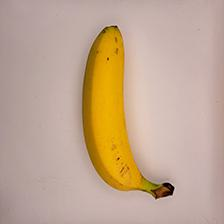
#> input picture dataset/test/matang/matang_003.jpg, 224 x 224 px; its folder holds only this picture in this run
$ python train_model.py   (older library calls are emulated)
#> lines starting #> are read from the running program, lines starting #| are printed output that depends on the picture
import os
import glob
import numpy as np
import cv2
from sklearn.model_selection import train_test_split, cross_val_score
from sklearn.neighbors import KNeighborsClassifier
from scipy.stats import skew
import joblib
from skimage.feature import graycomatrix, graycoprops
from sklearn.preprocessing import StandardScaler


def extract_features(image_file):
#> called with image_file = 'dataset/test/matang/matang_003.jpg'
    img = cv2.imread(image_file)
#> img is the input picture: shape (224, 224, 3); mean B, G, R 144.2, 167.3, 193.2
    if img is None:
        raise FileNotFoundError(f"Gambar {image_file} tidak ditemukan.")
    gray = cv2.cvtColor(img, cv2.COLOR_BGR2GRAY)
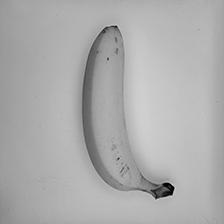
#> gray: shape (224, 224); min 3, max 220, mean 172.5
    gray = cv2.resize(gray, (200, 200))
#> gray: shape (200, 200)

    hist = cv2.calcHist([gray], [0], None, [256], [0, 256])
#> hist = 256 values, max 1449 at index 183, min 0 at index 0, mean 156.2
    hist /= hist.sum()
#> hist = 256 values, max 0.0362 at index 183, min 0 at index 0, mean 0.00391
    levels = np.arange(256)

    mean_val = np.sum(levels * hist.flatten())
#> mean_val = 172.4
    skew_val = skew(gray.flatten())
#> skew_val = -2.36
    energy_val = np.sum(hist**2)
#> energy_val = 0.0198
    var_val = np.sum(((levels - mean_val)**2) * hist.flatten())
#> var_val = 411.6
    smooth_val = 1 - 1 / (1 + var_val)
#> smooth_val = 0.998

    glcm = graycomatrix(gray, [1], [0], 256, symmetric=True, normed=True)

    contrast = graycoprops(glcm, 'contrast')[0, 0]
#> contrast = 26.34
    homogeneity = graycoprops(glcm, 'homogeneity')[0, 0]
#> homogeneity = 0.638
    ASM = graycoprops(glcm, 'ASM')[0, 0]
#> ASM = 0.00639
    energy_glcm = graycoprops(glcm, 'energy')[0, 0]
#> energy_glcm = 0.0799

    return [mean_val, skew_val, energy_val, smooth_val,
            contrast, homogeneity, ASM, energy_glcm]


def augment_data(image_file):
    img = cv2.imread(image_file)
    if img is None:
        raise FileNotFoundError(f"Gambar {image_file} tidak ditemukan.")
    aug = [cv2.flip(img, 1)]
    for angle in [90, 180, 270]:
        center = (img.shape[1] // 2, img.shape[0] // 2)
        M = cv2.getRotationMatrix2D(center, angle, 1.0)
        rotated = cv2.warpAffine(img, M, (img.shape[1], img.shape[0]))
        aug.append(rotated)
    return aug


def main():
    image_folder = "dataset/"
    files = glob.glob(image_folder + "**/*.jpg", recursive=True)
    files += glob.glob(image_folder + "**/*.png", recursive=True)
    files += glob.glob(image_folder + "**/*.jpeg", recursive=True)

    features = []
    labels = []
    for img_file in files:
        if "matang" in img_file:
            label = 1
        elif "mentah" in img_file:
            label = 0
        else:
            continue
        try:
            features.append(extract_features(img_file))
            labels.append(label)
        except FileNotFoundError as e:
            print(e)
            continue
#> pass 2 of the loop in main, `for img_file in files:`:
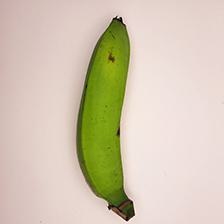
#> input picture dataset/test/mentah/mentah_003.jpg, 224 x 224 px
#> in extract_features, img is the input picture: shape (224, 224, 3); mean B, G, R 177.9, 199.1, 210.5
#> in extract_features (call 2), `hist = cv2.calcHist([gray], [0], None, [256], [0, 256])`: hist = 256 values, max 1238 at index 228, min 0 at index 0, mean 156.2
#> in extract_features (call 2), `hist /= hist.sum()`: hist = 256 values, max 0.031 at index 228, min 0 at index 0, mean 0.00391
#> mean_val = 200
#> skew_val = -1.88
#> energy_val = 0.0175
#> var_val = 1571.3
#> smooth_val = 0.999
#> contrast = 83.7
#> homogeneity = 0.693
#> ASM = 0.00879
#> energy_glcm = 0.0938

    features = np.array(features)
    labels = np.array(labels)

    if len(features) == 0:
        raise RuntimeError("Tidak menemukan gambar di folder dataset.")
    if len(np.unique(labels)) < 2:
        raise RuntimeError("Jumlah class kurang dari 2.")

    scaler = StandardScaler()
    features = scaler.fit_transform(features)

    accuracies = []
    cv_scores_list = []
    all_best_k = [] # Untuk menyimpan k terbaik dari setiap iterasi

    print("--- Memulai Proses Pengujian ---")
    for repeat in range(10):
        X_train, X_test, y_train, y_test = train_test_split(
            features, labels, test_size=0.2, random_state=repeat)
#> y_train = [1]; y_test = [0]

        # Bagian augmentasi data tetap sama, namun pastikan path `files` dan `features` sinkron
        # Untuk penyederhanaan dan fokus pada permintaan output, bagian augmentasi diasumsikan berjalan benar.
        # Catatan: Logika augmentasi Anda mengiterasi `files` dan membandingkan dengan `X_train`.
        # Ini bisa menjadi lambat jika dataset besar.
        # Kode augmentasi dipertahankan sesuai aslinya.

        # Inisialisasi daftar file latih untuk augmentasi
        train_files = []
        # Loop melalui file asli untuk menemukan yang sesuai dengan data latih
        # Ini adalah pendekatan yang lambat jika `features` sangat besar
        # Alternatif yang lebih cepat adalah membagi `files` dan `labels` bersamaan dengan `features`
        temp_files_array = np.array(files)
        X_train_indices = [i for i, f in enumerate(features) for f_train in X_train if np.array_equal(f, f_train)]
#> X_train_indices = [0]
        train_files = temp_files_array[X_train_indices]


        aug_features = []
        aug_labels = []

        for img_file in train_files:
            label = 1 if "matang" in img_file else 0
#> label = 1
            try:
                for aug_img in augment_data(img_file):
#> the loop in augment_data, `for angle in [90, 180, 270]:` made 3 passes
#> pass 1, in augment_data, `rotated = cv2.warpAffine(img, M, (img.shape[1], img.shape[0]))`:
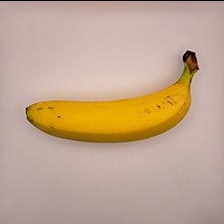
#> rotated: shape (224, 224, 3); mean B, G, R 143.5, 166.7, 192.4
#> pass 2, in augment_data, `rotated = cv2.warpAffine(img, M, (img.shape[1], img.shape[0]))`:
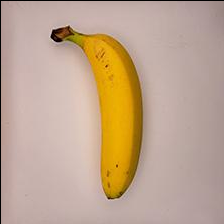
#> rotated: shape (224, 224, 3); mean B, G, R 142.8, 165.9, 191.6
#> pass 3, in augment_data, `rotated = cv2.warpAffine(img, M, (img.shape[1], img.shape[0]))`:
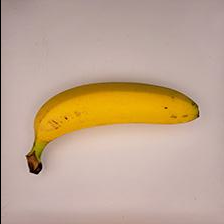
#> rotated: shape (224, 224, 3); mean B, G, R 143.5, 166.6, 192.3
#> after the loop in augment_data, `for angle in [90, 180, 270]:`: aug = 4 items
                    temp_file = "temp_aug_img.jpg"
#> temp_file = 'temp_aug_img.jpg'
                    cv2.imwrite(temp_file, aug_img)
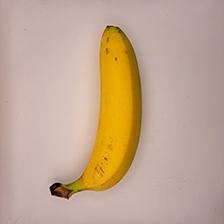
#> saved as temp_aug_img.jpg: shape (224, 224, 3); mean B, G, R 144.2, 167.3, 193.2
                    feat = extract_features(temp_file)
#> call 3 of extract_features, with image_file = 'temp_aug_img.jpg'
#> in extract_features (call 3), `gray = cv2.cvtColor(img, cv2.COLOR_BGR2GRAY)`:
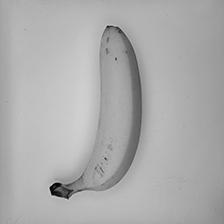
#> gray: shape (224, 224); min 3, max 218, mean 172.5
#> in extract_features (call 3), `hist = cv2.calcHist([gray], [0], None, [256], [0, 256])`: hist = 256 values, max 1441 at index 183, min 0 at index 0, mean 156.2
#> in extract_features (call 3), `hist /= hist.sum()`: hist = 256 values, max 0.036 at index 183, min 0 at index 0, mean 0.00391
#> in extract_features (call 3), `mean_val = np.sum(levels * hist.flatten())`: mean_val = 172.4
#> in extract_features (call 3), `skew_val = skew(gray.flatten())`: skew_val = -2.35
#> in extract_features (call 3), `energy_val = np.sum(hist**2)`: energy_val = 0.0198
#> in extract_features (call 3), `var_val = np.sum(((levels - mean_val)**2) * hist.flatten())`: var_val = 410.7
#> in extract_features (call 3), `smooth_val = 1 - 1 / (1 + var_val)`: smooth_val = 0.998
#> in extract_features (call 3), `contrast = graycoprops(glcm, 'contrast')[0, 0]`: contrast = 26.14
#> in extract_features (call 3), `homogeneity = graycoprops(glcm, 'homogeneity')[0, 0]`: homogeneity = 0.637
#> in extract_features (call 3), `ASM = graycoprops(glcm, 'ASM')[0, 0]`: ASM = 0.00639
#> in extract_features (call 3), `energy_glcm = graycoprops(glcm, 'energy')[0, 0]`: energy_glcm = 0.0799
#> feat = [172.4, -2.35, 0.0198, 0.998, 26.14, 0.637, 0.00639, 0.0799]
                    aug_features.append(feat)
                    aug_labels.append(label)
                    os.remove(temp_file)
            except FileNotFoundError as e:
                print(f"Melewati file yang tidak ditemukan saat augmentasi: {e}")
                continue


        if aug_features:
            aug_features = scaler.transform(np.array(aug_features))
            X_train = np.vstack([X_train, aug_features])
            y_train = np.hstack([y_train, aug_labels])

        k_vals = range(1, 11)
        scores = []
        for k in k_vals:
            knn = KNeighborsClassifier(n_neighbors=k)
            score = cross_val_score(knn, X_train, y_train, cv=5).mean()
            scores.append(score)

        k_best = k_vals[np.argmax(scores)]
        all_best_k.append(k_best) # Simpan k terbaik
        best_cv_score = max(scores)
        cv_scores_list.append(best_cv_score)

        knn = KNeighborsClassifier(n_neighbors=k_best)
        knn.fit(X_train, y_train)
        acc = knn.score(X_test, y_test)
        accuracies.append(acc)

        # --- PERUBAHAN DI SINI ---
        # Mencetak hasil untuk setiap iterasi
        print(f"Pengujian ke-{repeat + 1}: Akurasi = {acc * 100:.2f}%, CV Score = {best_cv_score * 100:.2f}%, K Terbaik = {k_best}")
#> pass 2 of the loop in main, `for repeat in range(10):`:
#> y_train = [0]; y_test = [1]
#> label = 0
#> the loop in augment_data (call 2), `for angle in [90, 180, 270]:` made 3 passes
#> pass 1, in augment_data (call 2), `rotated = cv2.warpAffine(img, M, (img.shape[1], img.shape[0]))`:
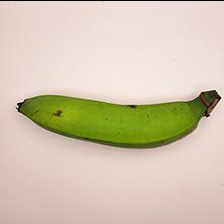
#> rotated: shape (224, 224, 3); mean B, G, R 177.1, 198.2, 209.6
#> in extract_features (call 7), `gray = cv2.cvtColor(img, cv2.COLOR_BGR2GRAY)`:
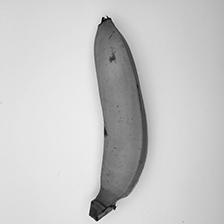
#> gray: shape (224, 224); min 2, max 251, mean 200.1

    # --- Hasil Akhir ---
    print("\n--- Hasil Akhir dari 10x Pengujian ---")
    print(f"Rata-rata Akurasi Test Set : {np.mean(accuracies) * 100:.2f}%")
    print(f"Standar Deviasi Akurasi    : {np.std(accuracies) * 100:.2f}%")
    print(f"Rata-rata CV Score         : {np.mean(cv_scores_list) * 100:.2f}%")
    # Menghitung k yang paling sering muncul (modus) sebagai best k rata-rata
    best_k_overall = max(set(all_best_k), key=all_best_k.count)
    print(f"K Terbaik (paling sering)  : {best_k_overall}")

    # Melatih model terakhir dengan K terbaik secara keseluruhan pada seluruh data
    print("\nMelatih model final dengan K terbaik pada seluruh data...")
    final_knn = KNeighborsClassifier(n_neighbors=best_k_overall)
    final_knn.fit(features, labels) # Melatih dengan semua data (features, bukan X_train)

    joblib.dump({"model": final_knn, "scaler": scaler}, "knn_pisang_model.pkl")
    print("Model final dan scaler disimpan di knn_pisang_model.pkl")


if __name__ == "__main__":
    main()
